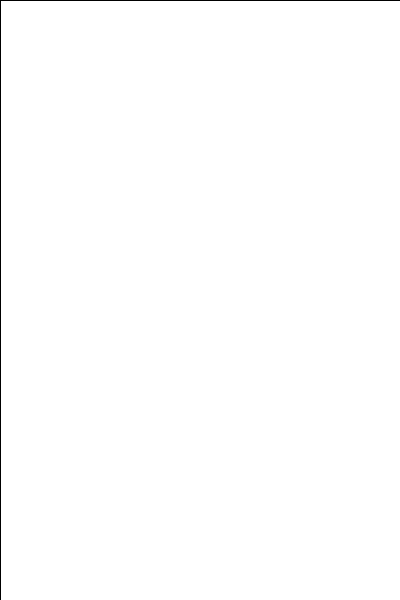
Frame 1 (no input)
Frame 60 (the mouse pressed at the canvas centre just before this capture): identical to frame 1, image omitted
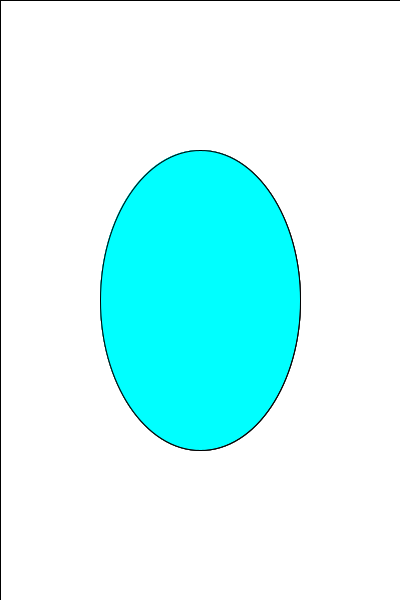
Frame 120 (the mouse held since frame 60 and released just before this capture)

The Processing sketch that drew these frames (run headless with seeded random() and noise(); from frame 60 on, the mouse is pressed at the canvas centre):

// Processing sketch: processing_48936
// ── processing_48936.pde


void setup()
{
  size(400, 600);
  background(255, 255, 255);
  smooth();
  frameRate(35);
}

void draw()
{
  fill(255,255,255,50);
  rect(0,0,width,height);
  fill(0, 255, 255);
  ellipse(mouseX, mouseY, mouseX, mouseY);
}

void mousedragged()
{
  fill(255,255,255,50 );
  ellipse(mouseX, mouseY,50, 50);
}

void keyPressed()
{
  //save("snapshot.png");
  background(255, 255, 255);
}
